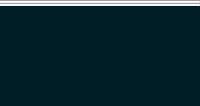
                      <widget class="QWidget" name="page_103_1_1">
                       <layout class="QVBoxLayout" name="verticalLayout_48">
                        <property name="spacing">
                         <number>0</number>
                        </property>
                        <property name="leftMargin">
                         <number>0</number>
                        </property>
                        <property name="topMargin">
                         <number>0</number>
                        </property>
                        <property name="rightMargin">
                         <number>0</number>
                        </property>
                        <property name="bottomMargin">
                         <number>0</number>
                        </property>
                        <item>
                         <widget class="PlotWidget" name="DataAnalysis_Oscilloscope_widget1_1_0" native="true">
                          <property name="sizePolicy">
                           <sizepolicy hsizetype="Preferred" vsizetype="Expanding">
                            <horstretch>0</horstretch>
                            <verstretch>0</verstretch>
                           </sizepolicy>
                          </property>
                          <property name="styleSheet">
                           <string notr="true">background-color: rgb(0, 30, 38);</string>
                          </property>
                         </widget>
                        </item>
                        <item>
                         <widget class="Line" name="line_10">
                          <property name="orientation">
                           <enum>Qt::Horizontal</enum>
                          </property>
                         </widget>
                        </item>
                        <item>
                         <widget class="PlotWidget" name="DataAnalysis_Oscilloscope_widget1_1_1" native="true">
                          <property name="sizePolicy">
                           <sizepolicy hsizetype="Preferred" vsizetype="Expanding">
                            <horstretch>0</horstretch>
                            <verstretch>0</verstretch>
                           </sizepolicy>
                          </property>
                          <property name="styleSheet">
                           <string notr="true">background-color: rgb(0, 30, 38);</string>
                          </property>
                         </widget>
                        </item>
                        <item>
                         <widget class="Line" name="line_9">
                          <property name="orientation">
                           <enum>Qt::Horizontal</enum>
                          </property>
                         </widget>
                        </item>
                        <item>
                         <widget class="PlotWidget" name="DataAnalysis_Oscilloscope_widget1_1_2" native="true">
                          <property name="sizePolicy">
                           <sizepolicy hsizetype="Preferred" vsizetype="Fixed">
                            <horstretch>0</horstretch>
                            <verstretch>0</verstretch>
                           </sizepolicy>
                          </property>
                          <property name="minimumSize">
                           <size>
                            <width>0</width>
                            <height>100</height>
                           </size>
                          </property>
                          <property name="maximumSize">
                           <size>
                            <width>16777215</width>
                            <height>100</height>
                           </size>
                          </property>
                          <property name="styleSheet">
                           <string notr="true">background-color: rgb(0, 30, 38);</string>
                          </property>
                         </widget>
                        </item>
                       </layout>
                      </widget>
